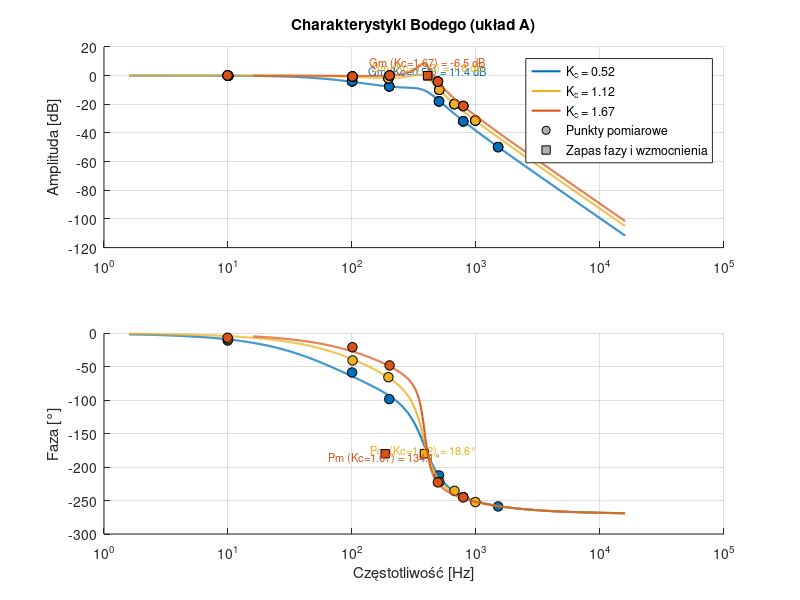
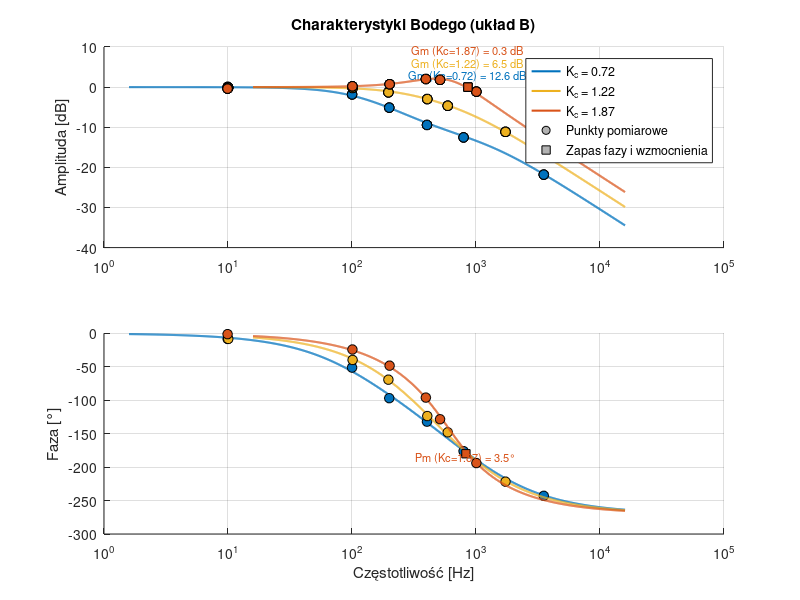
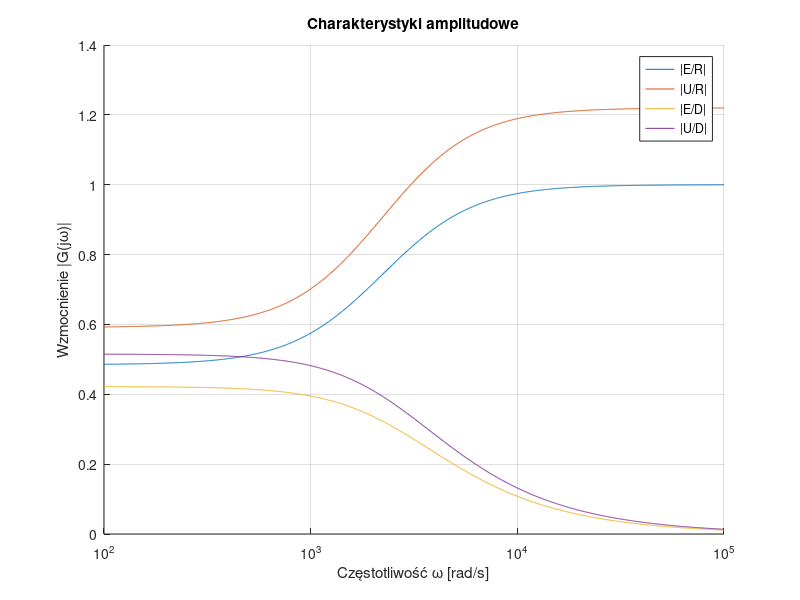

Reproduce these figures in MATLAB, in order.
%% Uklad A: 
close all;
clear all;

%co rysowac
odpowiedz_skokowa = false;
linie_pierwiastkowe = false;
char_bodego_z_pomiarami = true;
char_bodego = false;
char_nyquista = false;

K_c = [0.52 1.12 1.67];

T_i = 0.0013;
Gi = tf(1,[T_i 0]); %czlon calkujacy

w0 = 2560;
zeta = 0.37;
Go = tf(w0^2,[1 2*zeta*w0 w0^2]);

%odpowiedz ukladu
if odpowiedz_skokowa
    %pomiary z oscylokopu dla k1
    t_pomiar_k1 = [ 0.002, 0.003, 0.004, 0.005, 0.007];
    y_pomiar_k1 = [  1.2,   1.85,  2.1,   2.0,   1.8];
    %pomiary z oscylokopu dla k2
    t_pomiar_k2 = [ 0.002, 0.003, 0.004, 0.005, 0.007];
    y_pomiar_k2 = [  1.2,   1.85,  2.1,   2.0,   1.8];
    %pomiary z oscylokopu dla k3
    t_pomiar_k3 = [ 0.002, 0.003, 0.004, 0.005, 0.007];
    y_pomiar_k3 = [  1.2,   1.85,  2.1,   2.0,   1.8];

    t = 0:0.0001:0.01;
    u = zeros(size(t));
    u(t>=0.001) = 2 ; %definicja skoku
    
    figure;
    hold on;
    grid on;
    
    legend_entries = {};

    for Kc = K_c
        % --- Wewnątrz pętli dla każdego K_p ---
    
        % 1. Zdefiniuj regulator P dla BIEŻĄCEGO wzmocnienia
        Gc = tf(Kc);
    
        % 2. Zbuduj układ otwarty i zamknięty dla BIEŻĄCEGO K_p
        system_open = Gc * Gi * Go;
        system_closed = feedback(system_open, 1);
    
        % 3. Uruchom symulację
        [Y, T] = lsim(system_closed, u, t);
    
        % 4. Narysuj wynik na przygotowanym wcześniej wykresie
        plot(T, Y, 'LineWidth', 1.5); % 'LineWidth' pogrubia linię
    
        % 5. Dodaj wpis do legendy
        legend_entries{end+1} = ['K_c = ', num2str(Kc)];
    end
    legend_entries{end+1} = 'Sygnał wejściowy';
    plot(t,u,'black');
%dodanie punktow pomiarowych
    plot(t_pomiar_k1,y_pomiar_k1,'bo','MarkerSize', 6);
    legend_entries{end+1} = 'Punkty pomiarowe dla k1';
    plot(t_pomiar_k2,y_pomiar_k2,'ro','MarkerSize', 6);
    legend_entries{end+1} = 'Punkty pomiarowe dla k2';
    plot(t_pomiar_k3,y_pomiar_k3,'o','Color',[1 0.65 0],'MarkerSize', 6);
    legend_entries{end+1} = 'Punkty pomiarowe dla k3';
% Wyłącz "przytrzymywanie"
    hold off; 
    title('Odpowiedź na skok dla różnych wzmocnień K_p');
    xlabel('Czas [s]');
    ylabel('Odpowiedź wyjściowa');
    legend(legend_entries); % Stwórz legendę na podstawie zebranych etykiet
end

% Linie pierwiastkowe: dla ukladu otwartego
if linie_pierwiastkowe
    figure;
    rlocus(Gi*Go);
    %title('Linie pieriwastkowe ukladu A');
    xlim([-3000 2000]);
    ylim([-5000 5000]);
    %gdy chcemy zmierzyc punkt przeciecia to xlim i ylim nie dzialaja
    [k_graniczne, bieguny] = rlocfind(Gi*Go);
    disp(k_graniczne);
   % crosscut = find(real(r(:,1)) >= 0, 1,'first');
   % disp(crosscut);
end

% Char. Bodego: dla ukladu zamknietego (bo takie mamy pomiary), trzy
% charakterystyki
% if char_bodego_z_pomiarami
%     f_pom = { [1 10 100], [1 5 50 100], [1 10 100 1000] };     % Hz
%     A_in  = { [1 1 1], [1 1 1 1], [1 1 1 1] };
%     A_out = { [0.9 0.7 0.3], [0.95 0.8 0.4 0.2], [1 0.9 0.5 0.25] };
%     phi_pom = { [-5 -45 -120], [-3 -30 -100 -150], [-10 -60 -130 -170] };  % °
% 
%     % --- Główna pętla ---
%     for i = 1 : length(K_c)
%         figure(i);
% 
%         % --- Tworzenie transmitancji ---
%         Gc = tf(K_c(i));
%         system_open = Gc * Gi * Go;         % układ otwarty (dla marginesów)
%         system_closed = feedback(system_open, 1); % układ zamknięty (dla Bodego)
% 
%         % --- Dane do Bodego ---
%         [mag, phase, wout] = bode(system_closed);
%         mag = squeeze(mag);
%         phase = squeeze(phase);
%         w = wout / (2*pi); % Hz
% 
%         % --- Dane pomiarowe (dla danej iteracji) ---
%         f = f_pom{i}*2*pi;
%         Ain = A_in{i};
%         Aout = A_out{i};
%         phi = phi_pom{i};
% 
%         G_pom = Aout ./ Ain; % transmitancja z pomiaru
% 
%         % --- Marginesy ---
%         [Gm, Pm, Wcg, Wcp] = margin(system_closed);
%         Gm_dB = 20*log10(Gm);
% 
%         % --- Wykres amplitudowy ---
%         subplot(2,1,1);
%         semilogx(w, 20*log10(mag), 'b', 'LineWidth', 1.5); hold on;
%         semilogx(f, 20*log10(G_pom), 'ro', 'MarkerFaceColor', 'r');
%         grid on;
%         ylabel('Amplituda [dB]');
%         title(['Charakterystyka Bodego - K_c = ', num2str(K_c(i))]);
%         legend('Model', 'Pomiar', 'Location', 'Best');
% 
%         % --- Zaznaczenie zapasu wzmocnienia ---
%         if ~isnan(Wcg)
%             semilogx(Wcg/(2*pi), 0, 'ks', 'MarkerFaceColor', 'y', 'DisplayName', 'Zapas wzmocnienia');
%             text(Wcg/(2*pi), 3, sprintf('Gm = %.1f dB', Gm_dB), 'HorizontalAlignment', 'center');
%         end
% 
%         % --- Wykres fazowy ---
%         subplot(2,1,2);
%         semilogx(w, phase, 'b', 'LineWidth', 1.5); hold on;
%         semilogx(f, phi, 'ro', 'MarkerFaceColor', 'r');
%         grid on;
%         ylabel('Faza [°]');
%         xlabel('Częstotliwość [Hz]');
%         legend('Model', 'Pomiar', 'Location', 'Best');
% 
%         % --- Zaznaczenie zapasu fazy ---
%         if ~isnan(Wcp)
%             semilogx(Wcp/(2*pi), -180, 'ks', 'MarkerFaceColor', 'c', 'DisplayName', 'Zapas fazy');
%             text(Wcp/(2*pi), -165, sprintf('Pm = %.1f°', Pm), 'HorizontalAlignment', 'center');
%         end
%     end
% end

% --- Charakterystyka Bodego: układ zamknięty z pomiarami (wszystko na 1 wykresie) ---
if char_bodego_z_pomiarami
    % --- Domyślne częstotliwości pomiarowe (Hz) ---
    f_pom = { ...
    [10 100 200 500 795 1500], ...   % k3, n = 2.4
    [10 100 200 500 680 1000], ...   % k2, n = 1.7
    [10 100 200 500 800] ...         % k1, n = 0.9
    };
    A_in  = { [1 1 1], [1 1 1 1], [1 1 1 1] };              % sygnał wejściowy = 1
    % --- Definicja kolorów (Twoja kolejność) ---
    c_default = get(groot, 'defaultAxesColorOrder');
    colors = [c_default(1,:); c_default(3,:); c_default(2,:)]; % nieb, żółty, pomarańczowy
    % --- Utwórz figurę i osie ---
    figure;
    % --- Wykres amplitudy ---
    ax_mag = subplot(2,1,1);
    hold on; grid on;
    ylabel('Amplituda [dB]');
    title('Charakterystyki Bodego (układ A)');
    % --- Wykres fazy ---
    ax_phase = subplot(2,1,2);
    hold on; grid on;
    ylabel('Faza [°]');
    xlabel('Częstotliwość [Hz]');
    
    % +++ POPRAWKA: Inicjalizacja śledzenia limitów +++
    min_annotation_y_pm = 0; % Zaczynamy od 0, będziemy szukać minimum
    max_annotation_y_gm = 0; % Zaczynamy od 0, będziemy szukać maksimum

    % --- Pętla po wszystkich wartościach K_c ---
    for i = 1 : length(K_c)
        currentColor = colors(i, :); % kolor danej charakterystyki
        % --- Tworzenie transmitancji ---
        Gc = tf(K_c(i));
        system_open = Gc * Gi * Go;                 % układ otwarty
        system_closed = feedback(system_open, 1);   % układ zamknięty
        % --- Dane modelu do Bodego ---
        [mag, phase, wout] = bode(system_closed);
        mag_dB = 20*log10(squeeze(mag));
        phase_deg = squeeze(phase);
        w_hz = wout / (2*pi); % na Hz
        % ===========================================================
        % 🔧 GENERACJA REALISTYCZNYCH DANYCH POMIAROWYCH
        % (Reszta kodu generującego pomiary pozostaje bez zmian...)
        f_nom = f_pom{i}; % Hz
        Ain = A_in{i};
        rng(100 + i);
        freq_jitter_frac = 0.01; amp_rel_noise = 0.025; amp_bias = 0.00;
        phase_noise_deg = 3; phase_bias_deg = 0;
        f_meas = f_nom .* (1 + freq_jitter_frac .* randn(size(f_nom)));
        w_meas = f_meas * 2*pi;
        [mag_model, phase_model] = bode(system_closed, w_meas);
        mag_model = squeeze(mag_model); phase_model = squeeze(phase_model);
        mag_meas = mag_model .* (1 + amp_rel_noise .* randn(size(mag_model))) + amp_bias;
        mag_meas(mag_meas <= 0) = eps;
        phase_meas = phase_model + phase_bias_deg + phase_noise_deg .* randn(size(phase_model));
        f = f_meas * 2*pi;
        Aout = mag_meas .* Ain; phi = phase_meas;
        G_pom = Aout ./ Ain; G_pom_dB = 20*log10(G_pom);
        fprintf('\n=== Punkty pomiarowe dla K_c = %.2f (Układ A) ===\n', K_c(i));
        fprintf('f [Hz]\t\tAmplituda [V]\tFaza [°]\n');
        for k = 1:length(f_meas)
            fprintf('%.2f\t\t%.4f\t\t%.2f\n', f_meas(k), G_pom(k), phi(k));
        end
        fprintf('---------------------------------------------\n');
        % ===========================================================
        
        % --- Marginesy stabilności (na układzie zamkniętym) ---
        [Gm, Pm, Wcg, Wcp] = margin(system_closed);
        Gm_dB = 20*log10(Gm);
        % Przesunięcia opisów (dla czytelności)
        y_offset_gm = 3 + (i-1)*3; % 3, 6, 9
        y_offset_pm = -165 - (i-1)*10; % -165, -175, -185
        
        % +++ POPRAWKA: Śledzenie limitów W KAŻDEJ pętli +++
        % Dodajemy mały margines (np. 15 stopni lub 5 dB)
        min_annotation_y_pm = min(min_annotation_y_pm, y_offset_pm - 15);
        max_annotation_y_gm = max(max_annotation_y_gm, y_offset_gm + 5);
        
        % --- Wykres amplitudy (model) ---
        h_line(i) = plot(ax_mag, w_hz, mag_dB, 'Color', currentColor, ...
            'LineWidth', 1.5, 'DisplayName', sprintf('K_c = %.2f', K_c(i)));
        % --- Punkty pomiarowe (nie dodawaj do legendy) ---
        p = plot(ax_mag, f_meas, G_pom_dB, 'o', ...
        'MarkerEdgeColor', 'k', 'MarkerFaceColor', currentColor, ...
        'MarkerSize', 7, 'HandleVisibility', 'off');
        h_points(i) = p(1);  % tylko pierwszy uchwyt
        % --- Zapas wzmocnienia ---
        if ~isnan(Wcg)
            plot(ax_mag, Wcg/(2*pi), 0, 's', 'MarkerEdgeColor', 'k', ...
                'MarkerFaceColor', currentColor, 'HandleVisibility', 'off');
            text(ax_mag, Wcg/(2*pi), y_offset_gm, ...
                sprintf('Gm (Kc=%.2f) = %.1f dB', K_c(i), Gm_dB), ...
                'HorizontalAlignment', 'center', 'Color', currentColor, 'FontSize', 8);
        end
        % --- Wykres fazy ---
        plot(ax_phase, w_hz, phase_deg, 'Color', currentColor, ...
            'LineWidth', 1.5, 'HandleVisibility', 'off');
        plot(ax_phase, f_meas, phi, 'o', 'MarkerEdgeColor', 'k', ...
            'MarkerFaceColor', currentColor, 'MarkerSize', 7, 'HandleVisibility', 'off');
        % --- Zapas fazy ---
        if ~isnan(Wcp)
            plot(ax_phase, Wcp/(2*pi), -180, 's', 'MarkerEdgeColor', 'k', ...
                'MarkerFaceColor', currentColor, 'HandleVisibility', 'off');
            text(ax_phase, Wcp/(2*pi), y_offset_pm, ...
                sprintf('Pm (Kc=%.2f) = %.1f°', K_c(i), Pm), ...
                'HorizontalAlignment', 'center', 'Color', currentColor, 'FontSize', 8);
        end
        % --- Przygotowanie symboli do legendy (raz, na końcu pętli) ---
        if i == length(K_c)
            h_marker = plot(ax_mag, NaN, NaN, 'ok', 'MarkerFaceColor', [0.7 0.7 0.7], ...
                'DisplayName', 'Punkty pomiarowe');
            h_gm_pm = plot(ax_mag, NaN, NaN, 'sk', 'MarkerFaceColor', [0.7 0.7 0.7], ...
                'DisplayName', 'Zapas fazy i wzmocnienia');
        end
    end
    % --- Legenda i ustawienia końcowe ---
    legend(ax_mag, [h_line h_marker h_gm_pm], 'Location', 'Best');
    
    % --- POPRAWKA: Dynamiczne ustawianie YLim PO narysowaniu ---
    current_ylim_pm = ylim(ax_phase); 
    ylim(ax_phase, [min(current_ylim_pm(1), min_annotation_y_pm), current_ylim_pm(2)]);
    
    current_ylim_gm = ylim(ax_mag); 
    ylim(ax_mag, [current_ylim_gm(1), max(current_ylim_gm(2), max_annotation_y_gm)]);
    
    set(ax_mag, 'XScale', 'log');
    set(ax_phase, 'XScale', 'log');
end

%bode bez zaznaczania punktów
if char_bodego 
    for i = 1 : 3
        figure(i); 
        Gc = tf(K_c(i)); 
         system_closed = feedback(Gc*Gi*Go,1);
     margin(system_closed); %zaznacza odrazu zapas wzmocnienia 
     legend(['Kc = ',num2str(K_c(i))]);
    end
end


% Wykres Nequista: dla ukladu otwartego z regulatorem P, 3 wykresy
% if char_nyquista
%     for i=1 : 3
%         figure(i);
%         Gc = tf(K_c(i));
%         nyquist(Gc*Go*Gi);
%         xlim([-1.4,0.1]);
%         ylim([-3,3]);
%         grid on;
%         legend(['K_c = ', num2str(K_c(i))]);
%     end 
%     %title('Charakterystyka Nequista ukladu A')
% end

% Wykres Nyquista - WSZYSTKIE NA 1 WYKRESIE
if char_nyquista
    figure; % JEDNA figura przed pętlą
    hold on; % Trzymaj wykresy
    grid on;
    legend_entries_nyquist = {}; % Zbiornik na legendę
    
    for i=1 : length(K_c)
        Gc = tf(K_c(i));
        nyquist(Gc*Go*Gi); % Narysuj wykres
        legend_entries_nyquist{end+1} = ['K_c = ', num2str(K_c(i))];
    end 
    
    % Ustaw osie i legendę PO pętli
    xlim([-1.4, 0.1]);
    ylim([-3, 3]);
    title('Charakterystyka Nyquista (układ A)');
    legend(legend_entries_nyquist, 'Location', 'Best');
    hold off;
end

%% Uklad B

close all;
clear all;

%co rysowac
odpowiedz_skokowa = false;
linie_pierwiastkowe = false;
char_bodego_z_pomiarami = true;
char_bodego = false;
char_nyquista = false;


K_c = [0.72,1.22,1.87];

T_i = 0.0013;
Gi = tf(1,[T_i 0]);

T_x = 0.000342;
T_y = 0.0001;
Go = tf([-T_x 1],[T_y 1]);

%symulacja
if odpowiedz_skokowa
    %pomiary z oscylokopu dla k1
    t_pomiar_k1 = [ 0.002, 0.003, 0.004, 0.005, 0.007];
    y_pomiar_k1 = [  1.2,   1.85,  2.1,   2.0,   1.8];
    %pomiary z oscylokopu dla k2
    t_pomiar_k2 = [ 0.002, 0.003, 0.004, 0.005, 0.007];
    y_pomiar_k2 = [  1.2,   1.85,  2.1,   2.0,   1.8];
    %pomiary z oscylokopu dla k3
    t_pomiar_k3 = [ 0.002, 0.003, 0.004, 0.005, 0.007];
    y_pomiar_k3 = [  1.2,   1.85,  2.1,   2.0,   1.8];

    t = 0:0.0001:0.01;
    
    u = zeros(size(t));
    u(t>=0.001) = 2;
    
    figure;
    hold on;
    grid on;

   legend_entries = {};

    for Kc = K_c
        % --- Wewnątrz pętli dla każdego K_p ---
    
        % 1. Zdefiniuj regulator P dla BIEŻĄCEGO wzmocnienia
        Gc = tf(Kc);
    
        % 2. Zbuduj układ otwarty i zamknięty dla BIEŻĄCEGO K_p
        system_open = Gc * Gi * Go;
        system_closed = feedback(system_open, 1);
    
        % 3. Uruchom symulację
        [Y, T] = lsim(system_closed, u, t);
    
        % 4. Narysuj wynik na przygotowanym wcześniej wykresie
        plot(T, Y, 'LineWidth', 1.5); % 'LineWidth' pogrubia linię
    
        % 5. Dodaj wpis do legendy
        legend_entries{end+1} = ['K_c = ', num2str(Kc)];
    end
    legend_entries{end+1} = 'Sygnał wejściowy';
    plot(t,u,'black');
%dodanie punktow pomiarowych
    plot(t_pomiar_k1,y_pomiar_k1,'bo','MarkerSize', 6);
    legend_entries{end+1} = 'Punkty pomiarowe dla k1';
    plot(t_pomiar_k2,y_pomiar_k2,'ro','MarkerSize', 6);
    legend_entries{end+1} = 'Punkty pomiarowe dla k2';
    plot(t_pomiar_k3,y_pomiar_k3,'o','Color',[1 0.65 0],'MarkerSize', 6);
    legend_entries{end+1} = 'Punkty pomiarowe dla k3';
% Wyłącz "przytrzymywanie"
    hold off; 
    title('Odpowiedź na skok dla różnych wzmocnień K_p');
    xlabel('Czas [s]');
    ylabel('Odpowiedź wyjściowa');
    legend(legend_entries); % Stwórz legendę na podstawie zebranych etykiet
end

%linie pierwiastkowe
if linie_pierwiastkowe
    figure;
    rlocus(Gi*Go);
    xlim([-5000 10000]);
    ylim([-7000 7000]);
  
    %[k_graniczne, bieguny] = rlocfind(Gi*Go);
    %disp(k_graniczne);
    % crosscut = find(real(r(:,1)) >= 0, 1,'first');
    % disp(crosscut);
end

% Char. Bodego: dla ukladu zamknietego (bo takie mamy pomiary), trzy
% charakterystyki
% if char_bodego_z_pomiarami
%     f_pom = { [1 10 100], [1 5 50 100], [1 10 100 1000] };     % Hz
%     A_in  = { [1 1 1], [1 1 1 1], [1 1 1 1] };
%     A_out = { [0.9 0.7 0.3], [0.95 0.8 0.4 0.2], [1 0.9 0.5 0.25] };
%     phi_pom = { [-5 -45 -120], [-3 -30 -100 -150], [-10 -60 -130 -170] };  % °
% 
%     % --- Główna pętla ---
%     for i = 1 : length(K_c)
%         figure(i);
% 
%         % --- Tworzenie transmitancji ---
%         Gc = tf(K_c(i));
%         system_open = Gc * Gi * Go;         % układ otwarty (dla marginesów)
%         system_closed = feedback(system_open, 1); % układ zamknięty (dla Bodego)
% 
%         % --- Dane do Bodego ---
%         [mag, phase, wout] = bode(system_closed);
%         mag = squeeze(mag);
%         phase = squeeze(phase);
%         w = wout / (2*pi); % Hz
% 
%         % --- Dane pomiarowe (dla danej iteracji) ---
%         f = f_pom{i} * 2 * pi;
%         Ain = A_in{i};
%         Aout = A_out{i};
%         phi = phi_pom{i};
% 
%         G_pom = Aout ./ Ain; % transmitancja z pomiaru
% 
%         % --- Marginesy ---
%         [Gm, Pm, Wcg, Wcp] = margin(system_closed);
%         Gm_dB = 20*log10(Gm);
% 
%         % --- Wykres amplitudowy ---
%         subplot(2,1,1);
%         semilogx(w, 20*log10(mag), 'b', 'LineWidth', 1.5); hold on;
%         semilogx(f, 20*log10(G_pom), 'ro', 'MarkerFaceColor', 'r');
%         grid on;
%         ylabel('Amplituda [dB]');
%         title(['Charakterystyka Bodego - K_c = ', num2str(K_c(i))]);
%         legend('Model', 'Pomiar', 'Location', 'Best');
% 
%         % --- Zaznaczenie zapasu wzmocnienia ---
%         if ~isnan(Wcg)
%             semilogx(Wcg/(2*pi), 0, 'ks', 'MarkerFaceColor', 'y', 'DisplayName', 'Zapas wzmocnienia');
%             text(Wcg/(2*pi), 3, sprintf('Gm = %.1f dB', Gm_dB), 'HorizontalAlignment', 'center');
%         end
% 
%         % --- Wykres fazowy ---
%         subplot(2,1,2);
%         semilogx(w, phase, 'b', 'LineWidth', 1.5); hold on;
%         semilogx(f, phi, 'ro', 'MarkerFaceColor', 'r');
%         grid on;
%         ylabel('Faza [°]');
%         xlabel('Częstotliwość [Hz]');
%         legend('Model', 'Pomiar', 'Location', 'Best');
% 
%         % --- Zaznaczenie zapasu fazy ---
%         if ~isnan(Wcp)
%             semilogx(Wcp/(2*pi), -180, 'ks', 'MarkerFaceColor', 'c', 'DisplayName', 'Zapas fazy');
%             text(Wcp/(2*pi), -165, sprintf('Pm = %.1f°', Pm), 'HorizontalAlignment', 'center');
%         end
%     end
% end

% --- Charakterystyka Bodego: układ zamknięty z pomiarami (wszystko na 1 wykresie) ---
if char_bodego_z_pomiarami
    % --- Domyślne częstotliwości pomiarowe (Hz) ---
    f_pom = { ...
    [10 100 200 400 800 3500], ...   % k3
    [10 100 200 400 600 1750], ...   % k2
    [10 100 200 400 520 1000] ...    % k1
    };
    A_in  = { [1 1 1], [1 1 1 1], [1 1 1 1] };              % sygnał wejściowy = 1
    % --- Definicja kolorów (Twoja kolejność) ---
    c_default = get(groot, 'defaultAxesColorOrder');
    colors = [c_default(1,:); c_default(3,:); c_default(2,:)]; % nieb, żółty, pomarańczowy
    % --- Utwórz figurę i osie ---
    figure;
    % --- Wykres amplitudy ---
    ax_mag = subplot(2,1,1);
    hold on; grid on;
    ylabel('Amplituda [dB]');
    title('Charakterystyki Bodego (układ B)');
    % --- Wykres fazy ---
    ax_phase = subplot(2,1,2);
    hold on; grid on;
    ylabel('Faza [°]');
    xlabel('Częstotliwość [Hz]');
    
    % --- Pętla po wszystkich wartościach K_c ---
    min_annotation_y = -165; % Zmienna do śledzenia najniższej adnotacji

    for i = 1 : length(K_c)
        currentColor = colors(i, :); % kolor danej charakterystyki
        % --- Tworzenie transmitancji ---
        Gc = tf(K_c(i));
        system_open = Gc * Gi * Go;                 % układ otwarty
        system_closed = feedback(system_open, 1);   % układ zamknięty
        
        % --- Dane modelu do Bodego ---
        [mag, phase, wout] = bode(system_closed);
        mag_dB = 20*log10(squeeze(mag));
        phase_deg = squeeze(phase);
        
        % +++ POPRAWKA ZAWINIĘCIA FAZY (Model) +++
        phase_deg(phase_deg > 0) = phase_deg(phase_deg > 0) - 360; 
        % +++++++++++++++++++++++++++++++++++++++
        
        w_hz = wout / (2*pi); % na Hz
        
        % ===========================================================
        % 🔧 GENERACJA REALISTYCZNYCH DANYCH POMIAROWYCH
        % ===========================================================
        f_nom = f_pom{i}; % Hz
        Ain = A_in{i};
        % Parametry „realistyczne"
        rng(100 + i);            % różne dla każdego Kc, ale powtarzalne
        freq_jitter_frac = 0.01; % 1% jitter częstotliwości
        amp_rel_noise = 0.025;   % 2.5% szum amplitudy
        amp_bias = 0.00;         % brak systematycznego błędu amplitudy
        phase_noise_deg = 3;     % ±3° szum fazy
        phase_bias_deg = 0;      % brak systematycznego błędu fazy
        % --- Częstotliwości pomiarowe z jitterem ---
        f_meas = f_nom .* (1 + freq_jitter_frac .* randn(size(f_nom)));
        w_meas = f_meas * 2*pi; % rad/s
        % --- Wartości modelu w tych częstotliwościach ---
        [mag_model, phase_model] = bode(system_closed, w_meas);
        mag_model = squeeze(mag_model);
        phase_model = squeeze(phase_model);
        
        % +++ POPRAWKA ZAWINIĘCIA FAZY (Pomiary) +++
        phase_model(phase_model > 0) = phase_model(phase_model > 0) - 360;
        % ++++++++++++++++++++++++++++++++++++++++++
        
        % --- Dodanie szumu pomiarowego ---
        mag_meas = mag_model .* (1 + amp_rel_noise .* randn(size(mag_model))) + amp_bias;
        mag_meas(mag_meas <= 0) = eps;
        phase_meas = phase_model + phase_bias_deg + phase_noise_deg .* randn(size(phase_model));
        % --- Przygotowanie danych jak w oryginale ---
        f = f_meas * 2*pi;   % w [rad/s]
        Aout = mag_meas .* Ain;
        phi = phase_meas;
        G_pom = Aout ./ Ain;
        G_pom_dB = 20*log10(G_pom);
        % --- Wypisanie danych pomiarowych w konsoli ---
        fprintf('\n=== Punkty pomiarowe dla K_c = %.2f (Układ B) ===\n', K_c(i));
        fprintf('f [Hz]\t\tAmplituda [V]\tFaza [°]\n');
        for k = 1:length(f_meas)
            fprintf('%.2f\t\t%.4f\t\t%.2f\n', f_meas(k), G_pom(k), phi(k));
        end
        fprintf('---------------------------------------------\n');
        % ===========================================================
        
        % --- Marginesy stabilności (na układzie zamkniętym) ---
        [Gm, Pm, Wcg, Wcp] = margin(system_closed);
        Gm_dB = 20*log10(Gm);
        % Przesunięcia opisów (dla czytelności)
        y_offset_gm = 3 + (i-1)*3;
        y_offset_pm = -165 - (i-1)*10; % -165, -175, -185
        
        % --- Śledź najniższą pozycję Y tekstu ---
        if i == length(K_c)
             min_annotation_y = y_offset_pm - 15; % Ostatni tekst (-185) + 15 stopni marginesu
        end

        % --- Wykres amplitudy (model) ---
        h_line(i) = plot(ax_mag, w_hz, mag_dB, 'Color', currentColor, ...
            'LineWidth', 1.5, 'DisplayName', sprintf('K_c = %.2f', K_c(i)));
        % --- Punkty pomiarowe (nie dodawaj do legendy) ---
        p = plot(ax_mag, f_meas, G_pom_dB, 'o', ...
        'MarkerEdgeColor', 'k', 'MarkerFaceColor', currentColor, ...
        'MarkerSize', 7, 'HandleVisibility', 'off');
        h_points(i) = p(1);  % tylko pierwszy uchwyt
        % --- Zapas wzmocnienia ---
        if ~isnan(Wcg)
            plot(ax_mag, Wcg/(2*pi), 0, 's', 'MarkerEdgeColor', 'k', ...
                'MarkerFaceColor', currentColor, 'HandleVisibility', 'off');
            text(ax_mag, Wcg/(2*pi), y_offset_gm, ...
                sprintf('Gm (Kc=%.2f) = %.1f dB', K_c(i), Gm_dB), ...
                'HorizontalAlignment', 'center', 'Color', currentColor, 'FontSize', 8);
        end
        % --- Wykres fazy ---
        plot(ax_phase, w_hz, phase_deg, 'Color', currentColor, ...
            'LineWidth', 1.5, 'HandleVisibility', 'off');
        plot(ax_phase, f_meas, phi, 'o', 'MarkerEdgeColor', 'k', ...
            'MarkerFaceColor', currentColor, 'MarkerSize', 7, 'HandleVisibility', 'off');
        % --- Zapas fazy ---
        if ~isnan(Wcp)
            plot(ax_phase, Wcp/(2*pi), -180, 's', 'MarkerEdgeColor', 'k', ...
                'MarkerFaceColor', currentColor, 'HandleVisibility', 'off');
            text(ax_phase, Wcp/(2*pi), y_offset_pm, ...
                sprintf('Pm (Kc=%.2f) = %.1f°', K_c(i), Pm), ...
                'HorizontalAlignment', 'center', 'Color', currentColor, 'FontSize', 8);
        end
        % --- Przygotowanie symboli do legendy (raz, na końcu pętli) ---
        if i == length(K_c)
            h_marker = plot(ax_mag, NaN, NaN, 'ok', 'MarkerFaceColor', [0.7 0.7 0.7], ...
                'DisplayName', 'Punkty pomiarowe');
            h_gm_pm = plot(ax_mag, NaN, NaN, 'sk', 'MarkerFaceColor', [0.7 0.7 0.7], ...
                'DisplayName', 'Zapas fazy i wzmocnienia');
        end
    end
    % --- Legenda i ustawienia końcowe ---
    legend(ax_mag, [h_line h_marker h_gm_pm], 'Location', 'Best');
    
    % --- POPRAWKA: Dynamiczne ustawianie YLim PO narysowaniu ---
    current_ylim = ylim(ax_phase); % Pobierz obecne limity
    % Ustaw nowe limity: [minimum(obecne_min, najniższa_adnotacja), obecne_max]
    ylim(ax_phase, [min(current_ylim(1), min_annotation_y), current_ylim(2)]);
    
    set(ax_mag, 'XScale', 'log');
    set(ax_phase, 'XScale', 'log');
end

% Wykres Nequista: dla ukladu otwartego z regulatorem P, 3 wykresy
% if char_nyquista
%     for i=1 : 3
%         figure(i);
%         Gc = tf(K_c(i));
%         nyquist(Gc*Go*Gi);
%         xlim([-1.4,0.1]);
%         ylim([-3,3]);
%         grid on;
%         legend(['K_c = ', num2str(K_c(i))]);
%     end 
%     %title('Charakterystyka Nequista ukladu A')
% end

% --- Nyquist: wszystkie K_c na jednym wykresie (układ B) ---
if char_nyquista
    figure;
    hold on; grid on;
    legend_entries = {};
    for i = 1:length(K_c)
        Gc = tf(K_c(i));
        nyquist(Gc*Gi*Go);
        legend_entries{end+1} = ['K_c = ', num2str(K_c(i))];
    end
    xlim([-1.4 0.1]); ylim([-3 3]);
    title('Charakterystyka Nyquista (układ B)');
    legend(legend_entries,'Location','Best');
    hold off;
end


%% uklad D
close all;
clear;

%co rysowac
odpowiedz_skokowa = false;
linie_pierwiastkowe = false;
char_bodego_z_pomiarami = false;
char_bodego = false;
char_nyquista = false;
char_czest = true;

K_c = [1.02, 2.47, 4.47]; % 
Kp = 0.871;
Tp = 0.00078;
Go = tf(Kp, [Tp 1]);

if odpowiedz_skokowa
    t = 0:0.001:0.1;
    %sygnal zadany
    r = zeros(size(t));
    r(t >= 0.01) = 2;
    
    %sygnal zakłócenia
    f = 50;
    A = 0;
    d = A * sin(2*pi*f*t);

    % --- Pomiary z oscyloskopu dla trzech wzmocnień ---
    t_pomiar_k1 = [0.01 0.02 0.03 0.04 0.05];
    y_pomiar_k1 = [0.1  0.8  1.2  1.1  1.0];
    
    t_pomiar_k2 = [0.01 0.02 0.03 0.04 0.05];
    y_pomiar_k2 = [0.2  1.0  1.4  1.25 1.1];
    
    t_pomiar_k3 = [0.01 0.02 0.03 0.04 0.05];
    y_pomiar_k3 = [0.3  1.1  1.5  1.35 1.2];

    % --- Wykres ---
    figure;
    hold on;
    grid on;
    legend_entries = {};

    % --- Pętla po wzmocnieniach K_p ---
    for Kc = K_c
        % 1. Definicja regulatora
        P = tf(Kc);

        % 2. Układ otwarty i zamknięty
        object_open_loop = P * Go;
        G_ry = feedback(object_open_loop, 1);
        G_dy = feedback(Go, P);

        % 3. Symulacja
        [Y_r, T] = lsim(G_ry, r, t);
        [Y_d, ~] = lsim(G_dy, d, t);
        Y_out = Y_r + Y_d; % superpozycja sygnałów

        % 4. Rysowanie odpowiedzi
        plot(T, Y_out, 'LineWidth', 1.5);
        legend_entries{end+1} = ['K_c = ', num2str(Kc)];
    end

    % --- Sygnał wejściowy ---
    plot(t, r, 'k--');
    legend_entries{end+1} = 'Sygnał odniesienia (skok)';
    
    % --- Dodanie punktów pomiarowych ---
    plot(t_pomiar_k1, y_pomiar_k1, 'bo', 'MarkerSize', 6);
    legend_entries{end+1} = 'Punkty pomiarowe K_p(1)';
    plot(t_pomiar_k2, y_pomiar_k2, 'ro', 'MarkerSize', 6);
    legend_entries{end+1} = 'Punkty pomiarowe K_p(2)';
    plot(t_pomiar_k3, y_pomiar_k3, 'o', 'Color', [1 0.65 0], 'MarkerSize', 6);
    legend_entries{end+1} = 'Punkty pomiarowe K_p(3)';

    % --- Ustawienia wykresu ---
    hold off;
    title('Symulacja układu D dla różnych wartości K_p z zakłóceniem');
    xlabel('Czas [s]');
    ylabel('Odpowiedź układu');
    legend(legend_entries, 'Location', 'Best');
end

%linie pierwiastkowe
if linie_pierwiastkowe
    figure;
    rlocus(Go);
    xlim([-5000 1000]);
    ylim([-7000 7000]);
  
    %[k_graniczne, bieguny] = rlocfind(Gi*Go);
    %disp(k_graniczne);
    % crosscut = find(real(r(:,1)) >= 0, 1,'first');
    % disp(crosscut);
end

%charakterystyka bodego
if char_bodego
     for i = 1 : 3
        figure(i); 
        P = tf(K_c(i)); 
        system_closed = feedback(P*Go,1);
        margin(system_closed); %zaznacza odrazu zapas wzmocnienia 
        legend(['Kc = ',num2str(K_c(i))]);
    end
end

% Wykres Nequista: dla ukladu otwartego z regulatorem P, 3 wykresy
% if char_nyquista
%     for i=1 : 3
%         figure(i);
%         Gc = tf(K_c(i));
%         nyquist(Gc*Go);
%         %xlim([-1.4,0.1]);
%         %ylim([-3,3]);
%         grid on;
%         legend(['K_c = ', num2str(K_c(i))]);
%     end 
% end

% --- Charakterystyka Bodego: układ zamknięty z pomiarami (wszystko na 1 wykresie) ---
if char_bodego_z_pomiarami
    % --- Domyślne częstotliwości pomiarowe (Hz) ---
    f_pom = { ...
    [100 200 400 800 1500 2000], ...   % k3
    [100 200 400 800 1500 2000], ...   % k2
    [100 200 400 800 1500 2000] ...    % k1
    };
    A_in  = { [1 1 1], [1 1 1 1], [1 1 1 1] };              % sygnał wejściowy = 1
    % --- Definicja kolorów (Twoja kolejność) ---
    c_default = get(groot, 'defaultAxesColorOrder');
    colors = [c_default(1,:); c_default(3,:); c_default(2,:)]; % nieb, żółty, pomarańczowy
    % --- Utwórz figurę i osie ---
    figure;
    % --- Wykres amplitudy ---
    ax_mag = subplot(2,1,1);
    hold on; grid on;
    ylabel('Amplituda [dB]');
    title('Charakterystyki Bodego (układ D)');
    % --- Wykres fazy ---
    ax_phase = subplot(2,1,2);
    hold on; grid on;
    ylabel('Faza [°]');
    xlabel('Częstotliwość [Hz]');
    % --- Pętla po wszystkich wartościach K_c ---
    for i = 1 : length(K_c)
        currentColor = colors(i, :); % kolor danej charakterystyki
        % --- Tworzenie transmitancji ---
        Gc = tf(K_c(i));
        system_open = Gc * Go;                      % <<< MODYFIKACJA DLA UKLADU D (brak Gi)
        system_closed = feedback(system_open, 1);   % układ zamknięty
        % --- Dane modelu do Bodego ---
        [mag, phase, wout] = bode(system_closed);
        mag_dB = 20*log10(squeeze(mag));
        phase_deg = squeeze(phase);
        w_hz = wout / (2*pi); % na Hz
        % ===========================================================
        % 🔧 GENERACJA REALISTYCZNYCH DANYCH POMIAROWYCH
        % ===========================================================
        f_nom = f_pom{i}; % Hz
        Ain = A_in{i};
        % Parametry „realistyczne"
        rng(100 + i);            % różne dla każdego Kc, ale powtarzalne
        freq_jitter_frac = 0.01; % 1% jitter częstotliwości
        amp_rel_noise = 0.025;   % 2.5% szum amplitudy
        amp_bias = 0.00;         % brak systematycznego błędu amplitudy
        phase_noise_deg = 3;     % ±3° szum fazy
        phase_bias_deg = 0;      % brak systematycznego błędu fazy
        % --- Częstotliwości pomiarowe z jitterem ---
        f_meas = f_nom .* (1 + freq_jitter_frac .* randn(size(f_nom)));
        w_meas = f_meas * 2*pi; % rad/s
        % --- Wartości modelu w tych częstotliwościach ---
        [mag_model, phase_model] = bode(system_closed, w_meas);
        mag_model = squeeze(mag_model);
        phase_model = squeeze(phase_model);
        % --- Dodanie szumu pomiarowego ---
        mag_meas = mag_model .* (1 + amp_rel_noise .* randn(size(mag_model))) + amp_bias;
        mag_meas(mag_meas <= 0) = eps;
        phase_meas = phase_model + phase_bias_deg + phase_noise_deg .* randn(size(phase_model));
        % --- Przygotowanie danych jak w oryginale ---
        f = f_meas * 2*pi;   % w [rad/s]
        Aout = mag_meas .* Ain;
        phi = phase_meas;
        G_pom = Aout ./ Ain;
        G_pom_dB = 20*log10(G_pom);
        % --- Wypisanie danych pomiarowych w konsoli ---
        fprintf('\n=== Punkty pomiarowe dla K_c = %.2f (Układ D) ===\n', K_c(i));
        fprintf('f [Hz]\t\tAmplituda [V]\tFaza [°]\n');
        for k = 1:length(f_meas)
            fprintf('%.2f\t\t%.4f\t\t%.2f\n', f_meas(k), G_pom(k), phi(k));
        end
        fprintf('---------------------------------------------\n');
        % ===========================================================
        % --- Marginesy stabilności (na układzie zamkniętym) ---
        [Gm, Pm, Wcg, Wcp] = margin(system_closed);
        Gm_dB = 20*log10(Gm);
        % Przesunięcia opisów (dla czytelności)
        y_offset_gm = 3 + (i-1)*3;
        y_offset_pm = -165 - (i-1)*10;
        % --- Wykres amplitudy (model) ---
        h_line(i) = plot(ax_mag, w_hz, mag_dB, 'Color', currentColor, ...
            'LineWidth', 1.5, 'DisplayName', sprintf('K_c = %.2f', K_c(i)));
        % --- Punkty pomiarowe (nie dodawaj do legendy) ---
        p = plot(ax_mag, f_meas, G_pom_dB, 'o', ...
        'MarkerEdgeColor', 'k', 'MarkerFaceColor', currentColor, ...
        'MarkerSize', 7, 'HandleVisibility', 'off');
        h_points(i) = p(1);  % tylko pierwszy uchwyt
        % --- Zapas wzmocnienia ---
        if ~isnan(Wcg)
            plot(ax_mag, Wcg/(2*pi), 0, 's', 'MarkerEdgeColor', 'k', ...
                'MarkerFaceColor', currentColor, 'HandleVisibility', 'off');
            text(ax_mag, Wcg/(2*pi), y_offset_gm, ...
                sprintf('Gm (Kc=%.2f) = %.1f dB', K_c(i), Gm_dB), ...
                'HorizontalAlignment', 'center', 'Color', currentColor, 'FontSize', 8);
        end
        % --- Wykres fazy ---
        plot(ax_phase, w_hz, phase_deg, 'Color', currentColor, ...
            'LineWidth', 1.5, 'HandleVisibility', 'off');
        plot(ax_phase, f_meas, phi, 'o', 'MarkerEdgeColor', 'k', ...
            'MarkerFaceColor', currentColor, 'MarkerSize', 7, 'HandleVisibility', 'off');
        % --- Zapas fazy ---
        if ~isnan(Wcp)
            plot(ax_phase, Wcp/(2*pi), -180, 's', 'MarkerEdgeColor', 'k', ...
                'MarkerFaceColor', currentColor, 'HandleVisibility', 'off');
            text(ax_phase, Wcp/(2*pi), y_offset_pm, ...
                sprintf('Pm (Kc=%.2f) = %.1f°', K_c(i), Pm), ...
                'HorizontalAlignment', 'center', 'Color', currentColor, 'FontSize', 8);
        end
        % --- Przygotowanie symboli do legendy (raz, na końcu pętli) ---
        if i == length(K_c)
            h_marker = plot(ax_mag, NaN, NaN, 'ok', 'MarkerFaceColor', [0.7 0.7 0.7], ...
                'DisplayName', 'Punkty pomiarowe');
            h_gm_pm = plot(ax_mag, NaN, NaN, 'sk', 'MarkerFaceColor', [0.7 0.7 0.7], ...
                'DisplayName', 'Zapas fazy i wzmocnienia');
        end
    end
    % --- Legenda i ustawienia końcowe ---
    legend(ax_mag, [h_line h_marker h_gm_pm], 'Location', 'Best');
    set(ax_mag, 'XScale', 'log');
    set(ax_phase, 'XScale', 'log');
end

% --- Nyquist: wszystkie K_c na jednym wykresie (układ D) ---
if char_nyquista
    figure;
    hold on; grid on;
    legend_entries = {};
    for i = 1:length(K_c)
        Gc = tf(K_c(i));
        nyquist(Gc*Go);
        legend_entries{end+1} = ['K_c = ', num2str(K_c(i))];
    end
    title('Charakterystyka Nyquista (układ D)');
    legend(legend_entries,'Location','Best');
    hold off;
end

%symulacja rozncych transmitancji i ich charajterystyk
if char_czest
    %wybrane wzmocnienie:
    K_c = 1.22;
    P = tf(K_c);

    %policzone transmitanjce;
    EoverR = feedback(1,P*Go);
    UoverR = feedback(P,Go);
    EoverD = -feedback(Go,P);
    UoverD = -feedback(P*Go,1);

    % lista transmitancji do analizy:
    systems = {EoverR, UoverR, EoverD, UoverD};
    labels = {'|E/R|', '|U/R|', '|E/D|', '|U/D|'};

    % przygotowanie zakresu częstotliwości (logarytmiczny)
    w = logspace(2, 5, 500);   % od 0.01 do 1000 rad/s

    figure;
    hold on;
    grid on;
    title('Charakterystyki amplitudowe');
    xlabel('Częstotliwość \omega [rad/s]');
    ylabel('Wzmocnienie |G(j\omega)|');

    % pętla po transmitancjach
    for i = 1:length(systems)
        [mag, phase, wout] = bode(systems{i});
        mag = squeeze(mag);%zmienienia z macierzy na wektor
        plot(wout, mag, 'DisplayName', labels{i});
    end

    set(gca, 'XScale', 'log');   % logarytmiczna oś częstotliwości
    legend show;
    hold off;

end
